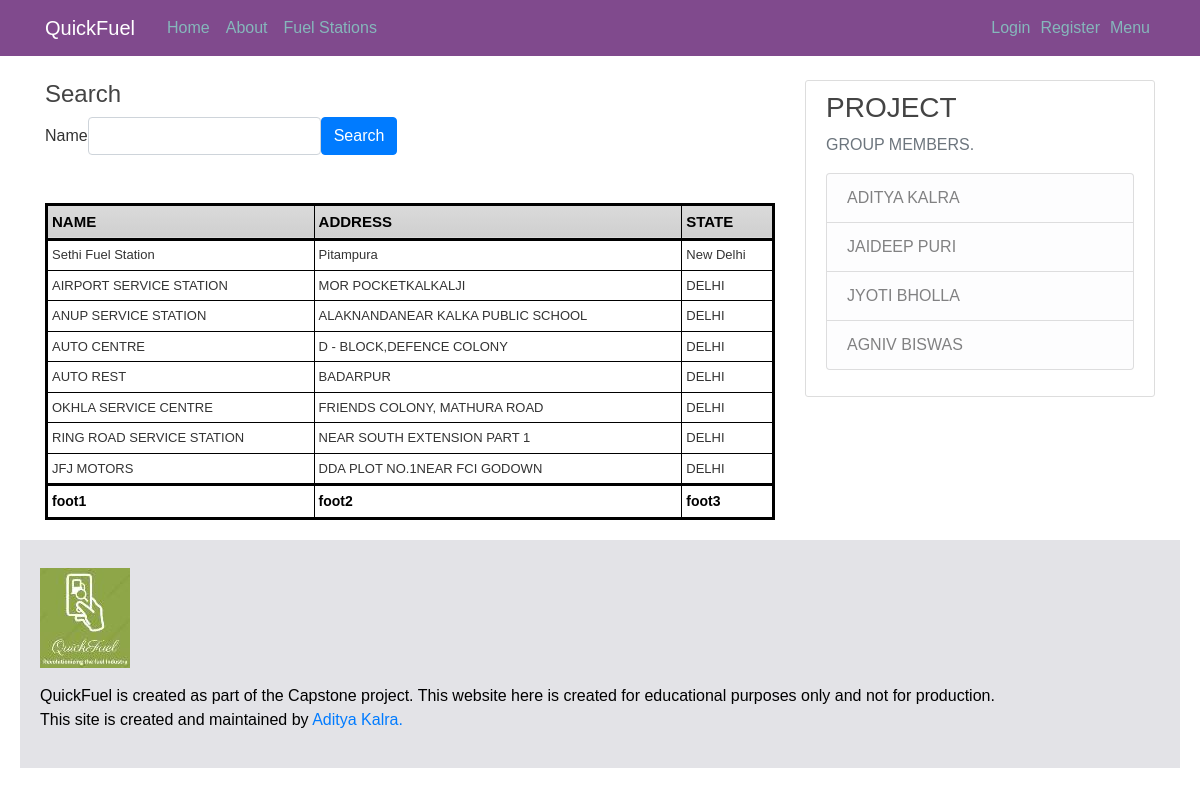
The app's page /stations with its own data.
### flask_blog/models.py (models this page shows, shortened)
class Fuel(db.Model):
    id = db.Column(db.Integer, primary_key=True)
    name = db.Column(db.String(20))
    address = db.Column(db.String(50))
    state = db.Column(db.String(10))

### flask_blog/routes.py (the view)
@app.route('/stations')
def stations():
    image = url_for('static',filename='images/')
    query=Fuel.query.all()
    return render_template('stations.html',title='Fuel Stations',query=query,image=image)

### flask_blog/templates/stations.html
{% extends "layout.html" %}
{% block content %}
    <h4>Search</h4>
      <form class = "form-inline" method = "GET" action = "search">
        <div class = "form-group">
          <label for="query">Name</label>
          <input type = "text" class = "form-control" name ="query">
        </div>
      <button type = "submit" class = "btn btn-primary">Search</button>
      </form>
     <br>
     <br>
     <table class="minimalistBlack">
      <thead>
      <tr>
      <th>NAME</th>
      <th>ADDRESS</th>
      <th>STATE</th>
      </tr>
      </thead>
      <tfoot>
      <tr>
      <td>foot1</td>
      <td>foot2</td>
      <td>foot3</td>
      </tr>
      </tfoot>
      <tbody>
      <tr>
      <tr>
        {% for i in query %}
        <tr>
          <td>
            {{ i.name }}
          </td>
          <td>
              {{ i.address }}
          </td>
          <td>
              {{ i.state }}
          </td>
        </tr>
        {% endfor %}
      </tr>
      </tbody>
      </table>
{% endblock content %}

### flask_blog/templates/layout.html (shortened to what this page needs)
<!DOCTYPE html>
<html>
<head>
    <link rel="stylesheet" href="https://maxcdn.bootstrapcdn.com/bootstrap/4.0.0/css/bootstrap.min.css">
    <link rel="stylesheet" type="text/css" href="{{ url_for('static', filename='main.css') }}">
</head>
<body>
    <header class="site-header">
      <nav class="navbar navbar-expand-md navbar-dark bg-steel fixed-top">
        <div class="container">
          <a class="navbar-brand mr-4" href="/">QuickFuel</a>
          <div class="collapse navbar-collapse" id="navbarToggle">
            <div class="navbar-nav mr-auto">
              <a class="nav-item nav-link" href="{{ url_for('home') }}">Home</a>
              <a class="nav-item nav-link" href="{{ url_for('about') }}">About</a>
              <a class="nav-item nav-link" href="{{ url_for('stations') }}">Fuel Stations</a>
            </div>
              {% if current_user.is_authenticated %}
                <a class="nav-item nav-link" href="{{ url_for('profile') }}">Profile</a>
                <a class="nav-item nav-link" href="{{ url_for('logout') }}">Logout</a>
              {% else %}
            <div class="dropdown">
              <button class="dropbtn">Login
              </button>
            </div>
              <div class="dropdown">
                <button class="dropbtn">Register
                </button>
            </div>
              {% endif %}
            </div>
              <div class="dropdown">
                <button class="dropbtn">Menu
                </button>
              </div>
            </div>
      </nav>
    </header>
    <main role="main" class="container">
      <div class="row">
        <div class="col-md-8">
          {% block content %}{% endblock %}
        </div>
        <div class="col-md-4">
          <div class="content-section">
            <h3>PROJECT</h3>
            <p class='text-muted'>GROUP MEMBERS.
              <ul class="list-group">
                <li class="list-group-item list-group-item-light">ADITYA KALRA</li>
                <li class="list-group-item list-group-item-light">JAIDEEP PURI</li>
                <li class="list-group-item list-group-item-light">JYOTI BHOLLA</li>
                <li class="list-group-item list-group-item-light">AGNIV BISWAS</li>
              </ul>
            </p>
          </div>
        </div>
      </div>
    </main>
    <div class="contact">
      <div class="media">
        <img class="content-img" src="{{ image }}/logo1.jpeg">
    </div>
      <p>QuickFuel is created as part of the Capstone project.
        This website here is created for educational purposes only
        and not for production.<br>
        This site is created and maintained
        by <a href="https://adityakalra581.github.io/ak/">Aditya Kalra.</a></p>
    </div>
</body>
</html>

### flask_blog/static/main.css (style rules this page uses)
body { background: #ffffff; color: #333333; margin-top: 5rem; }
h1, h2, h3, h4, h5, h6 { color: #444444; }
.bg-steel { background-color: #804a8d; }
.site-header .navbar-nav .nav-link { color: #85b7bb; }
.content-section { background: #ffffff; padding: 10px 20px; border: 1px solid #dddddd; border-radius: 3px; margin-bottom: 20px; }
.content-img { margin-right: 20px; margin-bottom: 16px; }
.dropdown { float: right; }
.dropdown .dropbtn { border: none; outline: none; color: #85b7bb; padding: 5px 5px; background-color: inherit; font-family: inherit; }
.contact { background-color: rgb(227, 227, 231); color: rgb(0, 0, 0); margin: 20px; padding: 20px; }
table.minimalistBlack { border: 3px solid #000000; width: 100%; text-align: left; border-collapse: collapse; }
table.minimalistBlack td, table.minimalistBlack th { border: 1px solid #000000; padding: 5px 4px; }
table.minimalistBlack tbody td { font-size: 13px; }
table.minimalistBlack thead { background: #CFCFCF; background: -moz-linear-gradient(top, #dbdbdb 0%, #d3d3d3 66%, #CFCFCF 100%); background: -webkit-linear-gradient(top, #dbdbdb 0%, #d3d3d3 66%, #CFCFCF 100%); background: linear-gradient(to bottom, #dbdbdb 0%, #d3d3d3 66%, #CFCFCF 100%); border-bottom: 3px solid #000000; }
table.minimalistBlack thead th { font-size: 15px; font-weight: bold; color: #000000; text-align: left; }
table.minimalistBlack tfoot { font-size: 14px; font-weight: bold; color: #000000; border-top: 3px solid #000000; }
table.minimalistBlack tfoot td { font-size: 14px; }
html, body { height: 500px; font-family: "fira-sans-2",sans-serif; color: #333; }

### records on screen
Fuel: name "Sethi Fuel Station", address "Pitampura", state "New Delhi"
Fuel: name "AIRPORT SERVICE STATION", address "MOR POCKETKALKALJI", state "DELHI"
Fuel: name "ANUP SERVICE STATION", address "ALAKNANDANEAR KALKA PUBLIC SCHOOL", state "DELHI"
Fuel: name "AUTO CENTRE", address "D - BLOCK,DEFENCE COLONY", state "DELHI"
Fuel: name "AUTO REST", address "BADARPUR", state "DELHI"
Fuel: name "OKHLA SERVICE CENTRE", address "FRIENDS COLONY, MATHURA ROAD", state "DELHI"
Fuel: name "RING ROAD SERVICE STATION", address "NEAR SOUTH EXTENSION PART 1", state "DELHI"
Fuel: name "JFJ MOTORS", address "DDA PLOT NO.1NEAR FCI GODOWN", state "DELHI"
